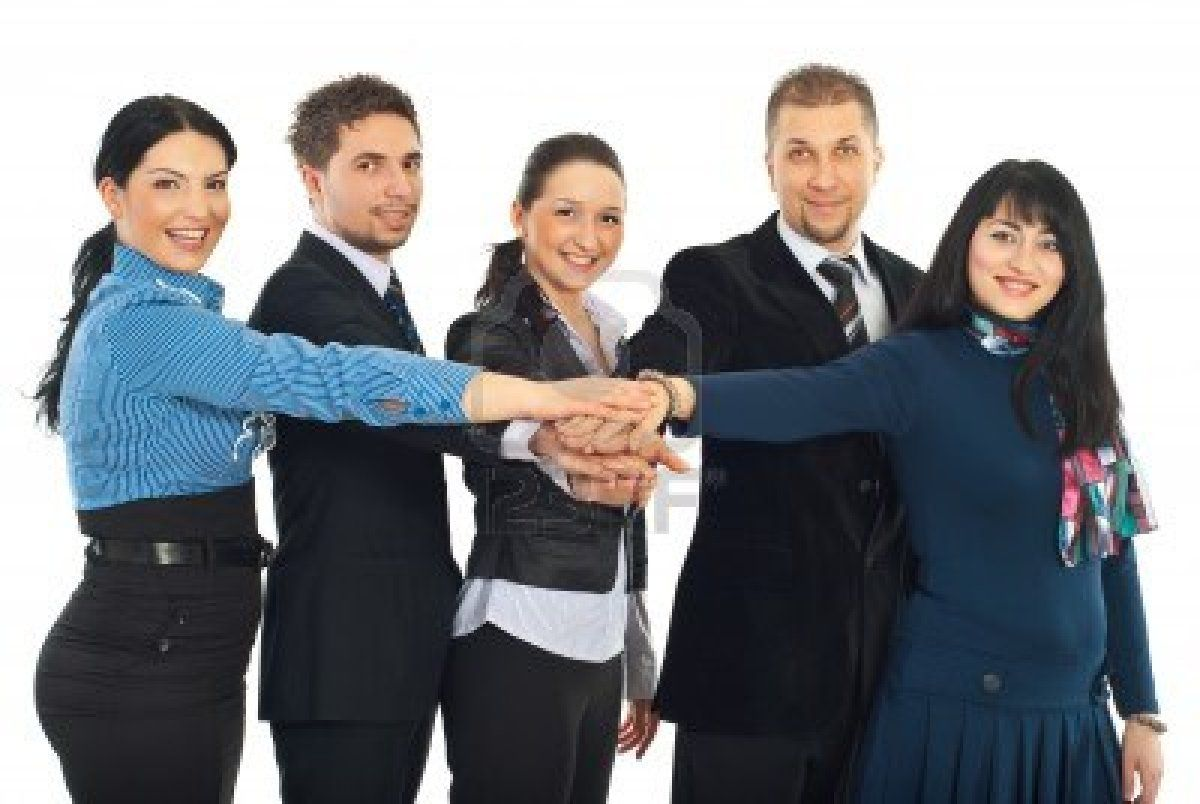
#> input picture group1.jpg, 1200 x 804 px; its folder holds only this picture in this run
$ jupyter execute Face_Detection.ipynb
#> lines starting #> are read from the running program, lines starting #| are printed output that depends on the picture; after the words box and inside, x2 and y2 are one past the last pixel; in counts of white or black regions, pixels touching at a corner belong together
[cell 1]
import cv2, glob
from google.colab.patches import cv2_imshow

[cell 2]
gimage=glob.glob("*.jpg")

[cell 3]
detect=cv2.CascadeClassifier(cv2.data.haarcascades + "haarcascade_frontalface_default.xml")

[cell 4]
for timage in gimage:
  image=cv2.imread(timage)
#> image is the input picture: shape (804, 1200, 3); mean B, G, R 137.2, 133.5, 131.8
  grayimg=cv2.cvtColor(image, cv2.COLOR_BGR2GRAY)
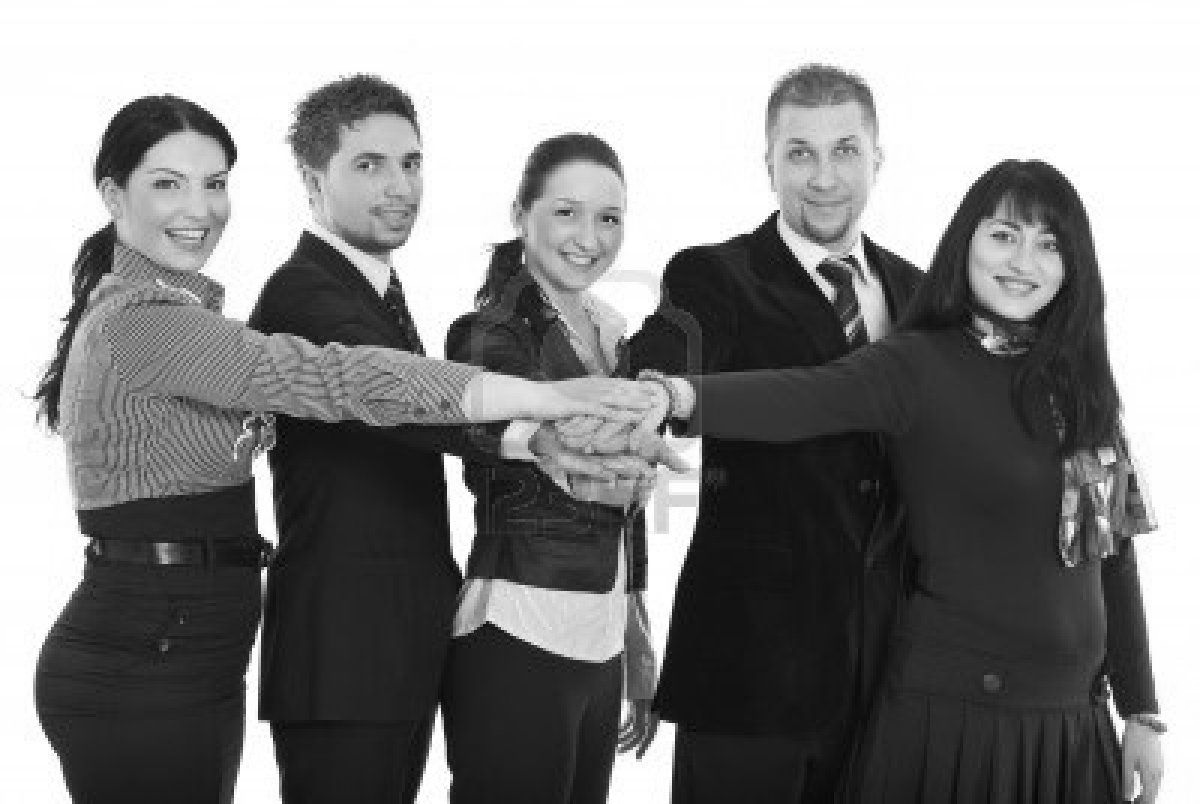
#> grayimg: shape (804, 1200); min 1, max 255, mean 133.4
  face=detect.detectMultiScale(grayimg, 1.25, 3)
#> face = [[761, 104, 127, 127], [326, 115, 127, 127], [124, 135, 129, 129], [527, 169, 119, 119], [961, 196, 119, 119]]
  for (x,y,w,h) in face:
    cv2.rectangle(image, (x,y), (x+w, y+h), (255,0,0), 2)
#> this loop made 5 passes
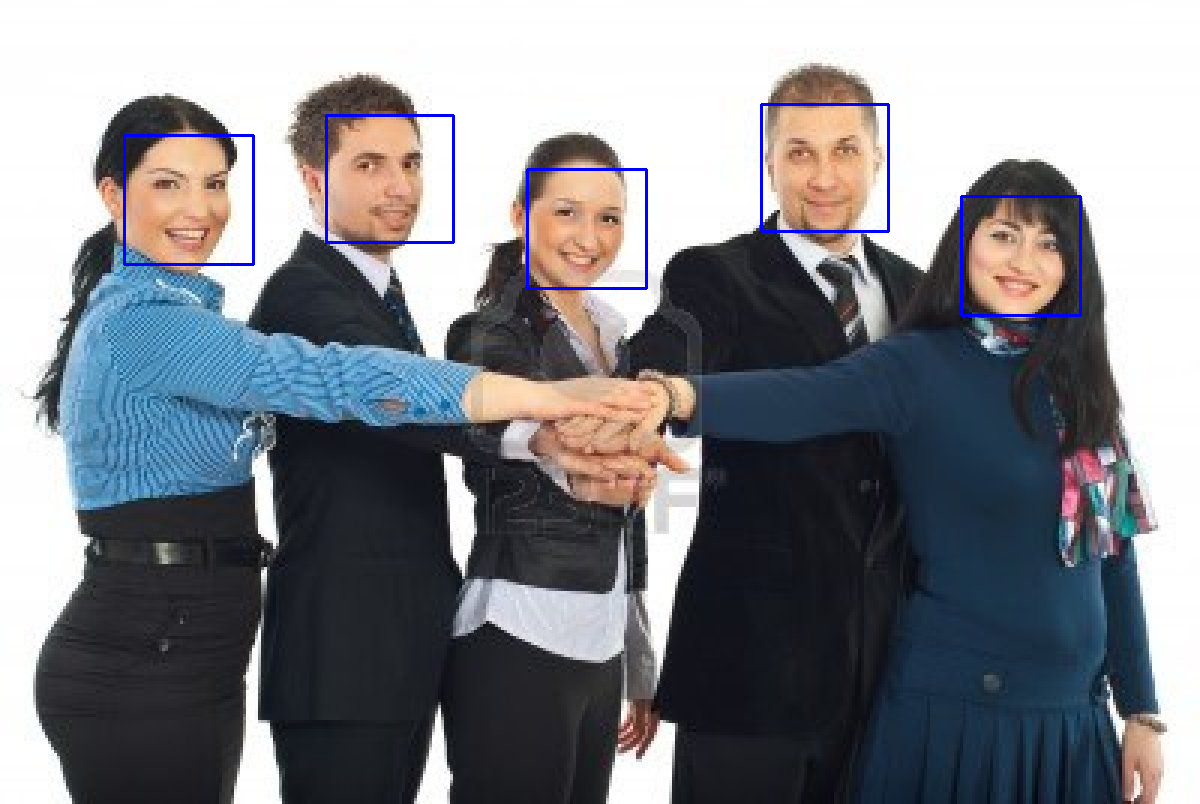
#> image: shape (804, 1200, 3); 0.77% of pixels changed, all inside (x1, y1, x2, y2) = (123, 103, 1082, 317)
  cv2_imshow(image)
  cv2.waitKey(2000)
  cv2.destroyAllWindows()
